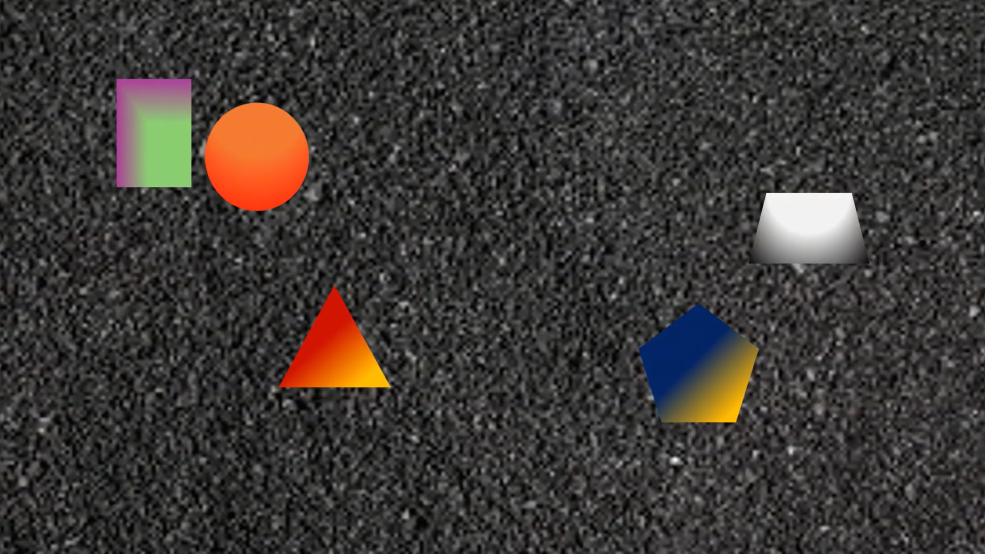
#> input picture Hard_Static.png, 1970 x 1108 px (shown at 1/2 size)
$ python Task3_Static_Hard_Detection.py
#> lines starting #> are read from the running program, lines starting #| are printed output that depends on the picture; after the words box and inside, x2 and y2 are one past the last pixel; in counts of white or black regions, pixels touching at a corner belong together
import cv2 as cv
import sys
import numpy as num

image = cv.imread(cv.samples.findFile("Hard_Static.png"))
#> image is the input picture: shape (1108, 1970, 3); mean B, G, R 53.5, 56.5, 60.9
if image is None:
    sys.exit("Could not read the image.")

pentagon_parts = []

def detect_shape(img):
    centers = []
    hsv = cv.cvtColor(img,cv.COLOR_BGR2HSV) # Hue, Saturation, Value
#> hsv: shape (1108, 1970, 3); mean H, S, V 36.9, 22.4, 62.5
    # 条件 1：比较亮的东西
    bright_mask = cv.inRange(
        hsv,
        (0, 0, 100),
        (179, 255, 255)
    )
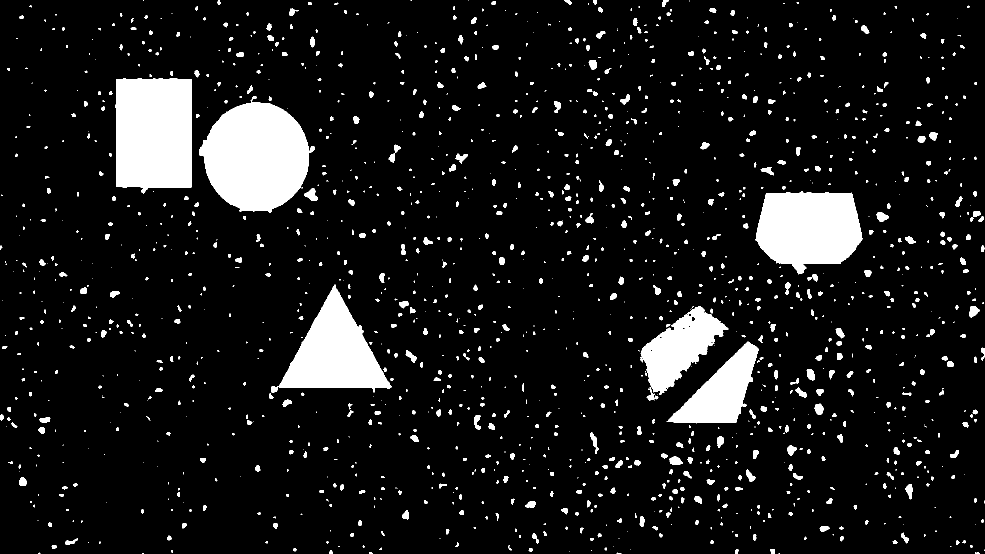
#> bright_mask: shape (1108, 1970) (shown at 1/2 size); 9.2% white; 1576 white regions (758 under 20 px), largest, box (x1, y1, x2, y2) and area: (399, 192, 630, 425) 36353, (231, 156, 383, 387) 32684, (1511, 385, 1725, 549) 26858

    # 条件 2：虽然不亮，但颜色足够鲜艳
    color_mask = cv.inRange(
        hsv,
        (0, 100, 50),
        (179, 255, 255)
    )
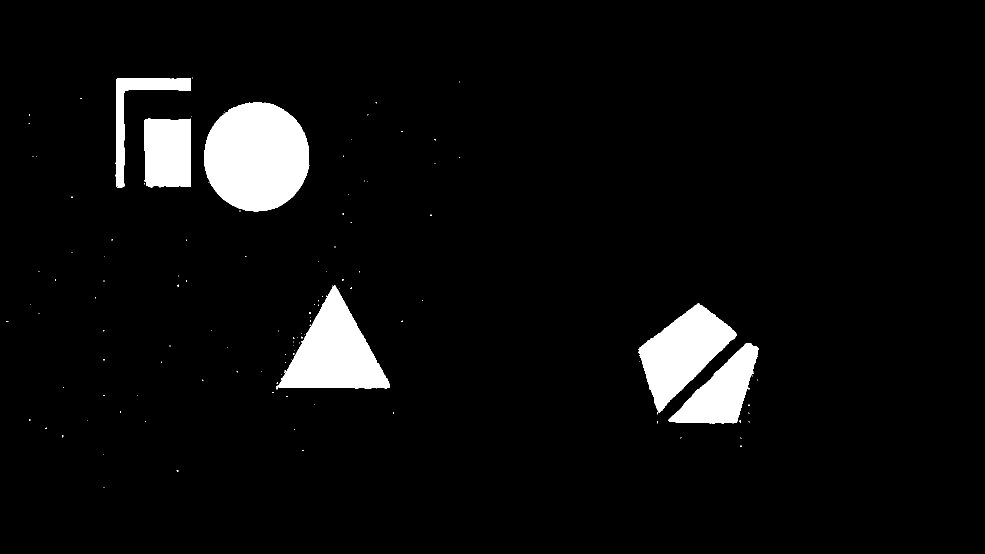
#> color_mask: shape (1108, 1970) (shown at 1/2 size); 5.2% white; 132 white regions (125 under 20 px), largest, box (x1, y1, x2, y2) and area: (408, 204, 619, 423) 36170, (557, 570, 780, 777) 23854, (1277, 607, 1474, 826) 20889
    img2 = cv.bitwise_or(bright_mask,color_mask)
#> img2: shape (1108, 1970); 9.6% white; 1663 white regions (849 under 20 px), largest, box (x1, y1, x2, y2) and area: (399, 192, 630, 425) 36701, (231, 156, 384, 387) 33005, (1511, 385, 1725, 549) 26858
    # lower = (0, 0, 100) #现在主要是亮度的限制，亮度范围高才能进入
    # upper = (179, 255, 255)

    # img2 = cv.inRange(hsv,lower,upper)
    kernel = cv.getStructuringElement(cv.MORPH_ELLIPSE, (9, 9))
    erosion = cv.erode(img2,kernel,iterations = 1)
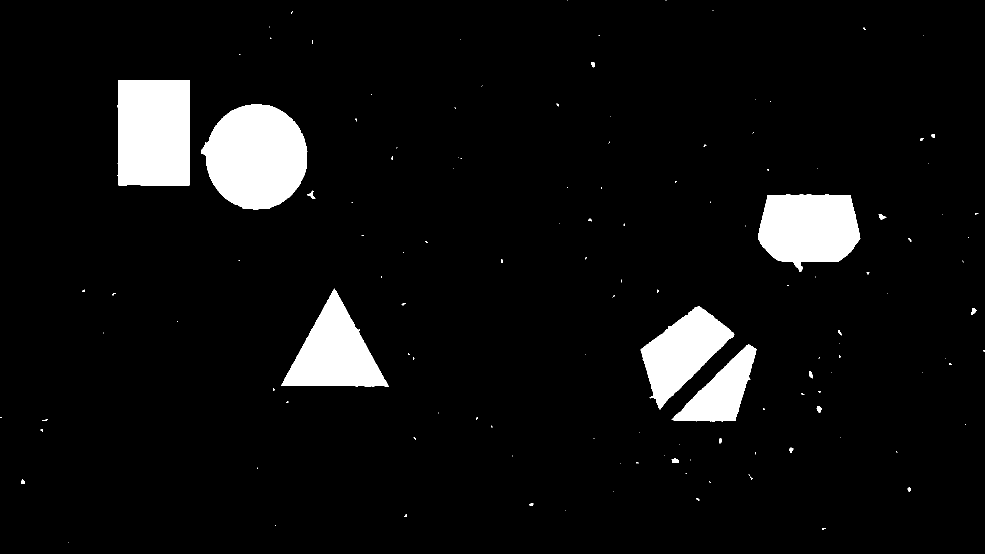
#> erosion: shape (1108, 1970) (shown at 1/2 size); 6.4% white; 134 white regions (107 under 20 px), largest, box (x1, y1, x2, y2) and area: (403, 208, 615, 419) 33682, (235, 160, 379, 372) 30026, (1516, 389, 1721, 544) 24219
    opening = cv.morphologyEx(img2, cv.MORPH_OPEN, kernel)
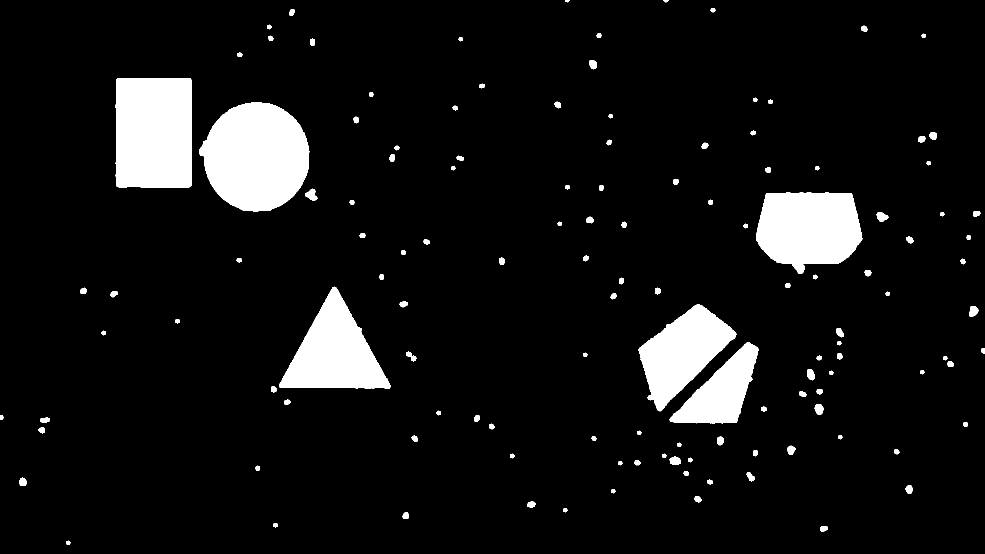
#> opening: shape (1108, 1970) (shown at 1/2 size); 7.7% white; 129 white regions, largest, box (x1, y1, x2, y2) and area: (399, 204, 619, 423) 36450, (231, 156, 383, 376) 32902, (1512, 385, 1725, 548) 26811
    closing = cv.morphologyEx(img2, cv.MORPH_CLOSE, kernel)
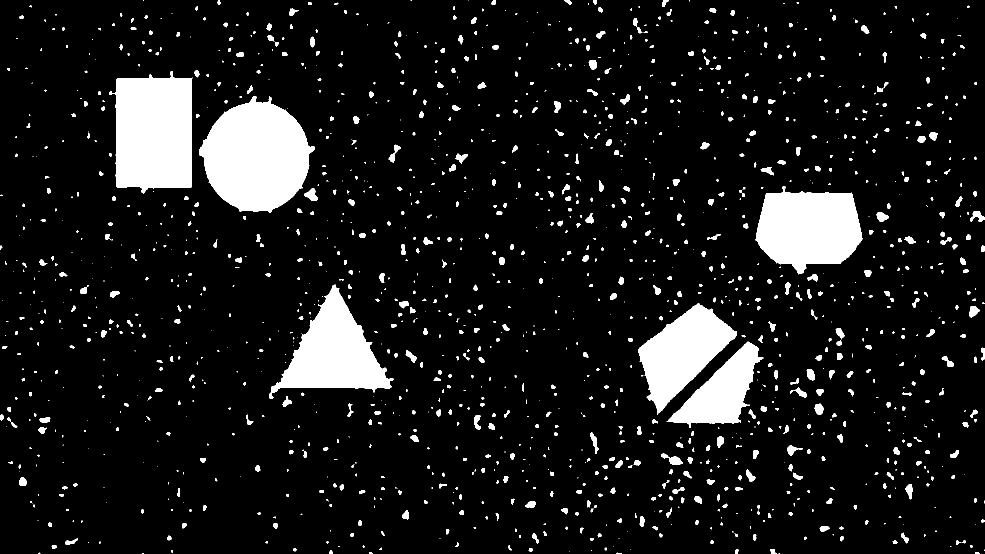
#> closing: shape (1108, 1970) (shown at 1/2 size); 9.7% white; 1546 white regions (751 under 20 px)
    cv.namedWindow("Mask", cv.WINDOW_NORMAL)
    cv.imshow("Mask", img2)
    # [4 lines of commented-out code are left out]

    contours, hierarchy = cv.findContours(
        img2,
        cv.RETR_EXTERNAL,
        cv.CHAIN_APPROX_SIMPLE
    )
#> contours = 1663 contours, 1049 with area under 20; largest, box (x1, y1, x2, y2) and area: (399, 192, 630, 425) 36338, (231, 156, 384, 387) 32630, (1511, 385, 1725, 549) 26542, (557, 569, 783, 785) 23650, (1277, 607, 1474, 826) 20843

    MIN_AREA = 1000

    for contour in contours:
        area = cv.contourArea(contour)
        if area < MIN_AREA :
            continue

        print("Area",area)
        cv.drawContours(
            img,
            [contour],
            -1,
            [0,0,0],
            3
        )

        M = cv.moments(contour)
        cx = int(M["m10"] / M["m00"])
        cy = int(M["m01"] / M["m00"])
        if cx > 1200 and cy > 600:
            pentagon_parts.append(contour)
        cv.circle(img,(cx,cy),3,(0,0,0),-1)
        centers.append((cx, cy))
        print("Center:", cx, cy)
#> this loop made 1663 passes
#> area on passes 9, 12, 13: 27.5, 61.5, 33.5
#| Area 13627.0
#| Center: 1442 783
#| Area 20843.0
#| Center: 1364 704
#| Area 23650.0
#| Center: 668 706
#| Area 26541.5
#| Center: 1617 455
#| Area 36338.5
#| Center: 512 313
#> (further printed lines are left out)
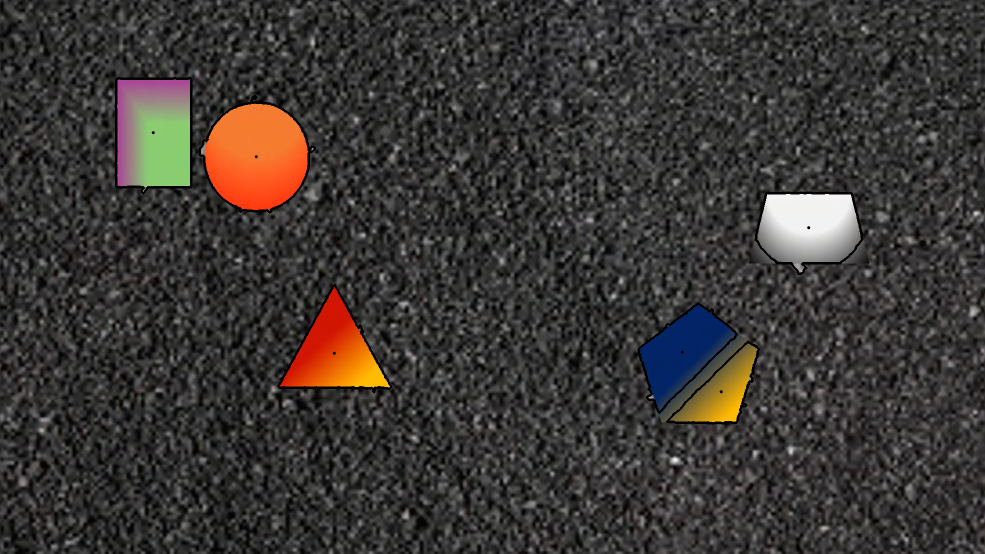
#> img: shape (1108, 1970, 3) (shown at 1/2 size); 0.88% of pixels changed, all inside (x1, y1, x2, y2) = (229, 154, 1727, 849)
#> after the loop, centers = [(1442, 783), (1364, 704), (668, 706), (1617, 455), (512, 313), (306, 265)]; pentagon_parts = 2 contours; box (x1, y1, x2, y2) and area: (1277, 607, 1474, 826) 20843, (1333, 683, 1518, 847) 13627
#| pentagon 2

    return img

def merge_for_pentagon(img):
    if len(pentagon_parts) == 2:
        combined = num.vstack(pentagon_parts)
#> combined = contour of 594 points, box (x1, y1, x2, y2) (1277, 607, 1518, 847), area 34394

        hull = cv.convexHull(combined)
#> hull = contour of 23 points, box (x1, y1, x2, y2) (1277, 607, 1518, 847), area 42465

        # cv.drawContours(
        #     img,
        #     [hull],
        #     -1,
        #     (255, 255, 255),
        #     5
        # )

        M = cv.moments(hull)
#> M = moments, m00 42465, centre m10/m00, m01/m00 = (1397.2, 737.5)

        cx = int(M["m10"] / M["m00"])
#> cx = 1397
        cy = int(M["m01"] / M["m00"])
#> cy = 737

        print("Merged pentagon center:", cx, cy)
#| Merged pentagon center: 1397 737
        perimeter = cv.arcLength(hull, True)
#> perimeter = 759.6
        approx = cv.approxPolyDP(hull, 0.04 * perimeter, True)
#> approx = [[1517, 698], [1473, 845], [1333, 843], [1278, 696], [1395, 607]]
        print(len(approx))
#| 5
        cv.drawContours(
            img,
            [approx],
            -1,
            (255, 255, 255),
            5
        )
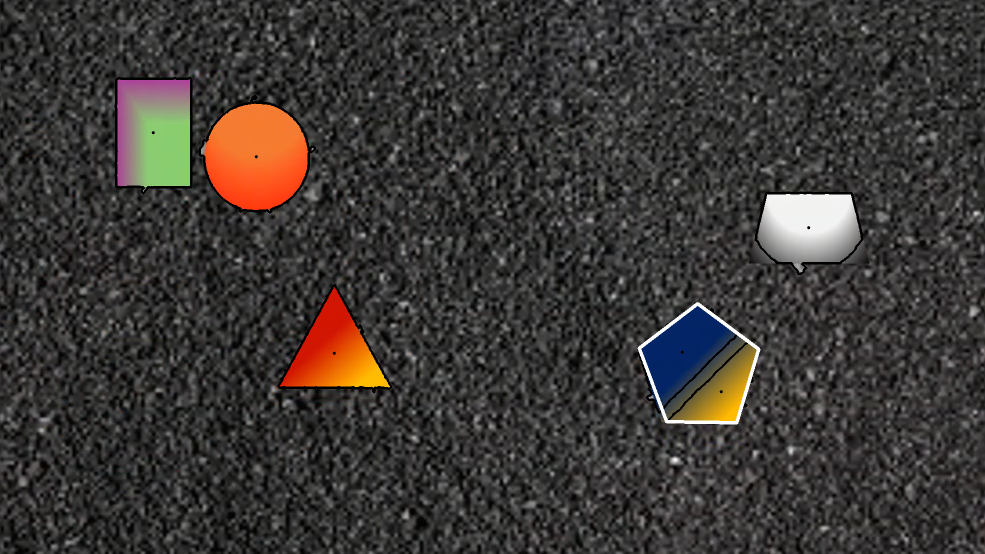
#> img: shape (1108, 1970, 3) (shown at 1/2 size); 0.24% of pixels changed, all inside (x1, y1, x2, y2) = (1275, 604, 1521, 849)

    return img

result = detect_shape(image)
print("pentagon",len(pentagon_parts))
result = merge_for_pentagon(result)
cv.namedWindow("Result", cv.WINDOW_NORMAL)
cv.imshow("Result", result)
cv.waitKey(0)
cv.destroyAllWindows()
